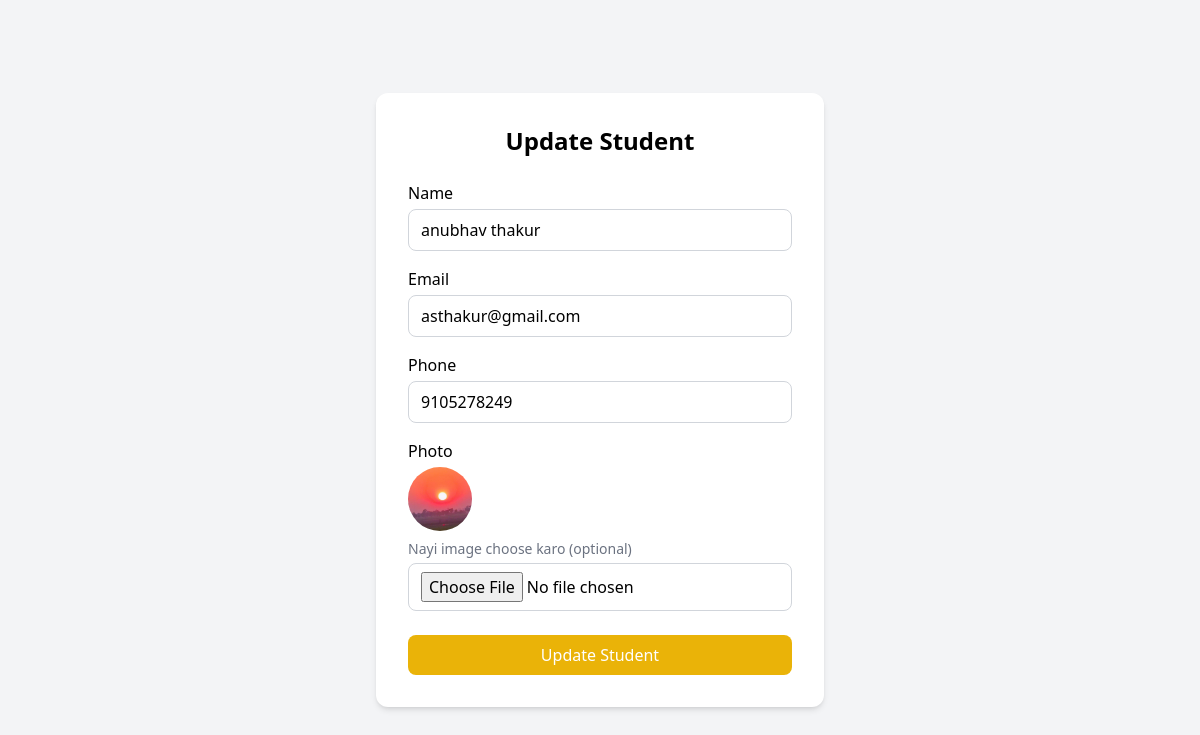
The page /update_student/9 on the database its author committed.
### student/models.py (models this page shows)
class Student(models.Model):
    name = models.CharField(max_length=100)
    email=models.EmailField()
    phone=models.CharField(max_length=13)
    image = models.ImageField(upload_to='dare_image/',blank=True, null=True)

### student/views.py (the view, shortened to what this page needs)
# urls.py: path('update_student/<int:id>',views.update_student,name='update_student'),
def update_student(request, id):
    student = Student.objects.get(id=id)
    parameters = {"student": student}
    return render(request, "student/update_student.html", parameters)

### templates/student/update_student.html (shortened to what this page needs)
<!DOCTYPE html>
<html lang="en">
<head>
<script src="https://cdn.tailwindcss.com"></script>
</head>
<body class="bg-gray-100 min-h-screen flex items-center justify-center">
<div class="bg-white p-8 rounded-xl shadow-md w-full max-w-md">
<h2 class="text-2xl font-bold mb-6 text-center">Update Student</h2>
<form method="POST" enctype="multipart/form-data">
<div class="mb-4">
  <label class="block mb-1 font-medium">Name</label>
  <input type="text" name="input_name" value="{{ student.name }}" required
  class="w-full border border-gray-300 rounded-lg px-3 py-2 focus:outline-none focus:ring-2 focus:ring-blue-400">
</div>
<div class="mb-4">
  <label class="block mb-1 font-medium">Email</label>
  <input type="email" name="input_email" value="{{ student.email }}" required
  class="w-full border border-gray-300 rounded-lg px-3 py-2 focus:outline-none focus:ring-2 focus:ring-blue-400">
</div>
<div class="mb-4">
  <label class="block mb-1 font-medium">Phone</label>
  <input type="text" name="input_phone" value="{{ student.phone }}" required
  class="w-full border border-gray-300 rounded-lg px-3 py-2 focus:outline-none focus:ring-2 focus:ring-blue-400">
</div>
<div class="mb-6">
  <label class="block mb-1 font-medium">Photo</label>
  {% if student.image %}
    <img src="{{ student.image.url }}" class="w-16 h-16 rounded-full object-cover mb-2">
    <p class="text-sm text-gray-500 mb-1">Nayi image choose karo (optional)</p>
  {% endif %}
  <input type="file" name="input_photo" accept="image/*"
  class="w-full border border-gray-300 rounded-lg px-3 py-2 focus:outline-none focus:ring-2 focus:ring-yellow-400">
</div>
<button type="submit"
  class="w-full bg-yellow-500 text-white py-2 rounded-lg hover:bg-yellow-600">
  Update Student
</button>
</form>
</div>
</body>
</html>

### rows shown on the page
Student: input_name "anubhav thakur", input_email "asthakur@gmail.com", input_phone "9105278249", image (picture)
